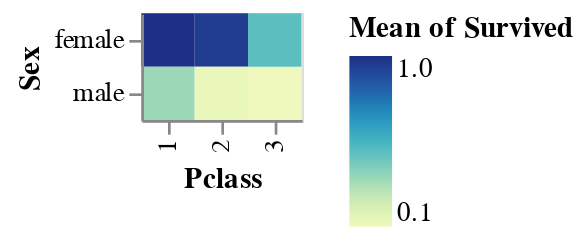

The code cell stored with this chart in its notebook:
### Markdown cell above
**Color value**

In the graph below:
* Proportion survived is encoded to **color value**
* Sex is encoded to the y-axis
* Pclass is encoded to x-axis

### Code cell
alt.Chart(titanic).mark_rect().encode(
    x='Pclass:O',
    y='Sex',
    color='mean(Survived)',
)

### Figure 1 — Vega-Lite specification as saved in the notebook (floating-point values rounded to 4 significant figures; data arrays with more than 128 entries replaced by an {"elided": "..."} marker saying what was removed)
{"config": {"view": {"continuousWidth": 400, "continuousHeight": 300}}, "data": {"name": "data-93290830beea3a875eeab316df346c54"}, "mark": "rect", "encoding": {"color": {"type": "quantitative", "aggregate": "mean", "field": "Survived"}, "x": {"type": "ordinal", "field": "Pclass"}, "y": {"type": "nominal", "field": "Sex"}}, "$schema": "https://vega.github.io/schema/vega-lite/v4.8.1.json", "datasets": {"data-93290830beea3a875eeab316df346c54": {"elided": "891 records"}}}
